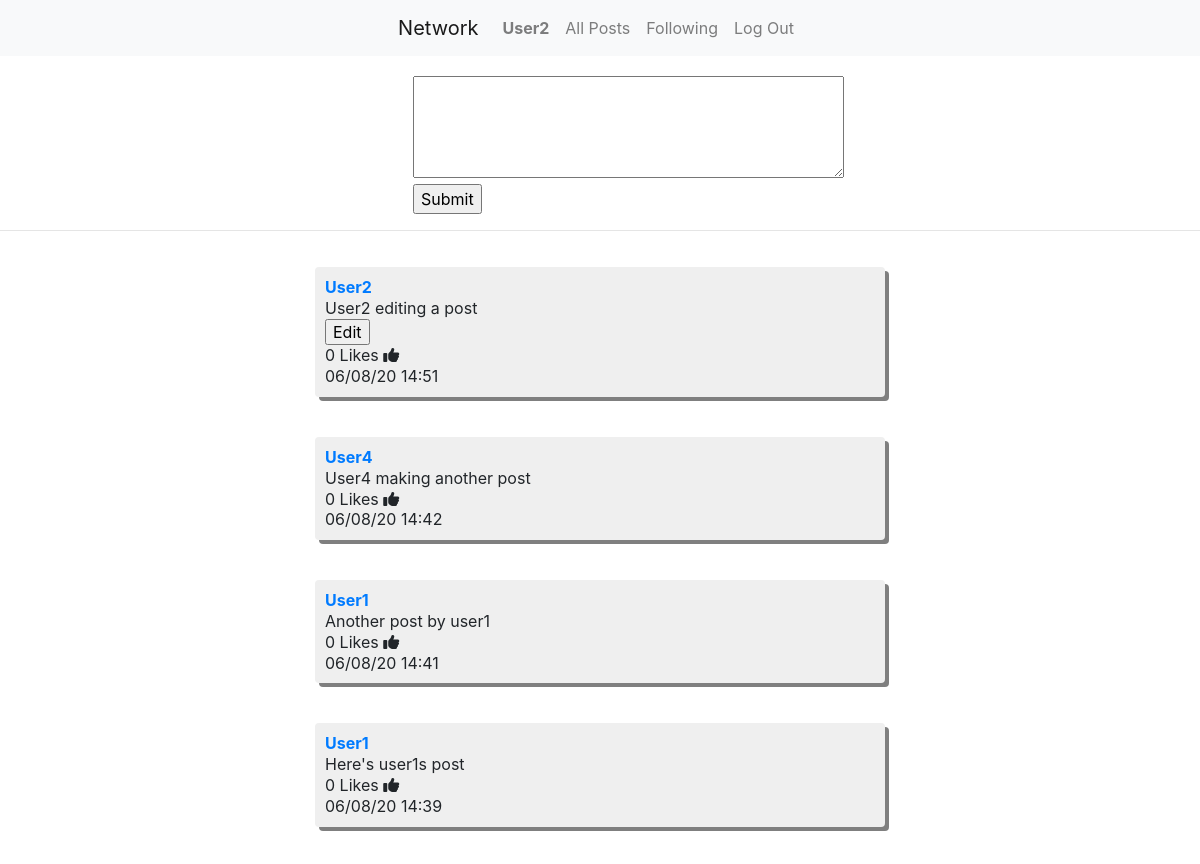
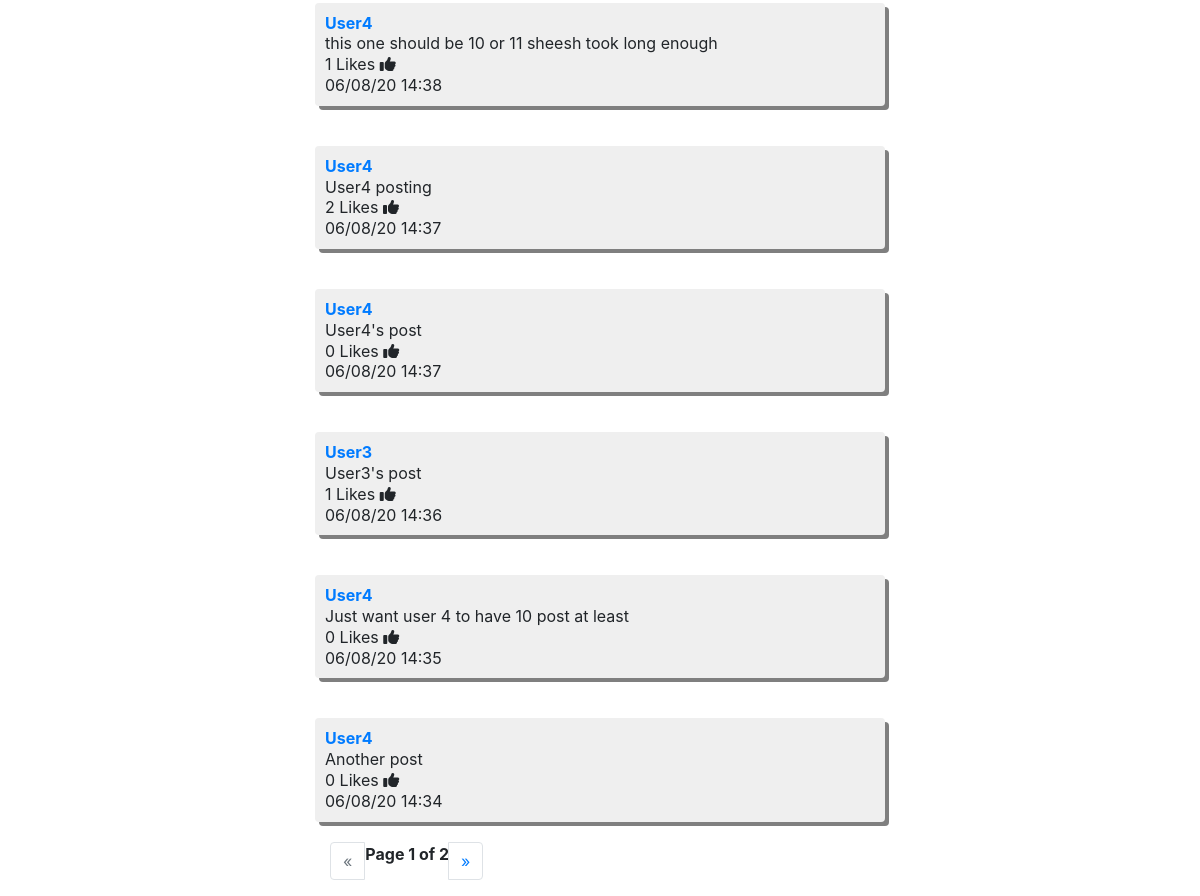
Screenshot of / (signed in) with the database file from the repository (2 pictures, top to bottom).
### network/models.py (models this page shows, shortened)
class User(AbstractUser):
    pass

class Post(models.Model):
    user = models.ForeignKey(User, on_delete=models.CASCADE, related_name="auth")
    post = models.CharField(max_length = 140)
    likes = models.IntegerField(default=0, blank=True, null=True)
    time = models.CharField(max_length = 40, null=True)
    class Meta:
        ordering = ['-time']

### network/views.py (the view, shortened to what this page needs)
# urls.py: path("", views.index, name="index"),
def index(request):
    msg = "please log in"
    posts = Post.objects.all()
    paginator = Paginator(posts, 10)
    page = request.GET.get('page')
    posts = paginator.get_page(page)
    return render(request, "network/index.html", {
    "posts": posts,
    "msg": msg
    })

### network/templates/network/index.html (shortened to what this page needs)
{% extends "network/layout.html" %}
{% block body %}
{% if user.is_authenticated %}
<div class="container">
  <div class="row justify-content-center">
    <div class="new_post" style="margin-left: 5%;">
      <form class="" action="" method="post">
        <textarea name="post" rows="4" cols="40" required></textarea>
        <br>
        <input type="submit" name="" value="Submit">
      </form>
    </div>
  </div>
</div>
  <hr>
  <div class="container">
    <div class="row justify-content-center"
      <div class="col-md-6">
    {% for post in posts %}
    <div class="post">
      <a href="{% url 'profile' username=post.user %}"><strong>{{ post.user }}</strong></a>
      <br>
      <div class="post-text"name=post>
        {{ post.post }}
        <br>
        {% if request.user == post.user %}
        <form class="edit-form" action="" method="post">
          <input type="button" class="edit" name="edit" value="Edit"id="{{ post.id }}">
        </form>
        {% endif %}
      </div>
      <div class="like">
        {{ post.likes }} Likes
        <a class="likes fas fa-thumbs-up"id="{{ post.id }}"></a>
      </div>
      {{ post.time }}
      </div>
    {% endfor %}
    </div>
  </div>
</div>
{% else %}
{{ msg }}
{% endif %}
{% endblock %}

### network/templates/network/layout.html (shortened to what this page needs)
{% load static %}
<!DOCTYPE html>
<html lang="en">
    <head>
        <link rel="stylesheet" href="https://stackpath.bootstrapcdn.com/bootstrap/4.4.1/css/bootstrap.min.css">
        <link href="{% static 'network/styles.css' %}" rel="stylesheet">
    </head>
    <body>
        <nav class="navbar navbar-expand-lg navbar-light bg-light justify-content-center">
            <a class="navbar-brand" href="#">Network</a>
            <div>
              <ul class="navbar-nav mr-auto">
                {% if user.is_authenticated %}
                    <li class="nav-item">
                        <a class="nav-link" href="{{ user.username }}"><strong>{{ user.username }}</strong></a>
                    </li>
                {% endif %}
                <li class="nav-item">
                  <a class="nav-link" href="{% url 'index' %}">All Posts</a>
                </li>
                {% if user.is_authenticated %}
                    <li class="nav-item">
                        <a class="nav-link" href="{% url 'following' %}">Following</a>
                    </li>
                    <li class="nav-item">
                        <a class="nav-link" href="{% url 'logout' %}">Log Out</a>
                    </li>
                {% endif %}
              </ul>
            </div>
          </nav>
        <div class="body">
            {% block body %}
            {% endblock %}
            {% if user.is_authenticated %}
            {% if posts %}
            <div class="container">
              <div class="row justify-content-center">
                <div class="col-md-6">
                  <nav aria-label="Page navigation">
                    <ul class="pagination">
                      {% if posts.has_previous %}
                      <li class="page-item">
                      <a class="page-link " href="?page={{ posts.previous_page_number }}" aria-label="Previous">
                      {% else %}
                      <li class="page-item disabled">
                      <a class="page-link " href="" aria-label="Previous">
                      {% endif %}
                        <span aria-hidden="true">&laquo;</span>
                      </a>
                    </li>
                    <strong>Page {{ posts.number }} of {{ posts.paginator.num_pages }}</strong>
                    {% if posts.has_next %}
                    <li class="page-item">
                      <a class="page-link" href="?page={{ posts.next_page_number }}" aria-label="Next">
                    {% else %}
                    <li class="page-item disabled">
                      <a class="page-link" href="" aria-label="Next">
                    {% endif %}
                        <span aria-hidden="true">&raquo;</span>
                      </a>
                    </li>
                  </ul>
                </nav>
                </div>
              </div>
            </div>
        {% endif %}
        {% endif %}
    </body>
</html>

### network/static/network/styles.css (style rules this page uses)
.post { background: #efefef; border-radius: 4px; line-height: 1.3; margin: 20px; width: 50%; padding: 10px; box-shadow: 4px 4px 0 rgba(0, 0, 0, 0.5); }
.likes { cursor: pointer; }
.new_post { margin-top: 20px; }

### rows the page displays
User: username "User2"
Post: user "User2", post "User2 editing a post", likes "0", time "06/08/20 14:51"
Post: user "User4", post "User4 making another post", likes "0", time "06/08/20 14:42"
Post: user "User1", post "Another post by user1", likes "0", time "06/08/20 14:41"
Post: user "User1", post "Here's user1s post", likes "0", time "06/08/20 14:39"
Post: user "User4", post "this one should be 10 or 11 sheesh took long enough", likes "1", time "06/08/20 14:38"
Post: user "User4", post "User4 posting", likes "2", time "06/08/20 14:37"
Post: user "User4", post "User4's post", likes "0", time "06/08/20 14:37"
Post: user "User3", post "User3's post", likes "1", time "06/08/20 14:36"
Post: user "User4", post "Just want user 4 to have 10 post at least", likes "0", time "06/08/20 14:35"
Post: user "User4", post "Another post", likes "0", time "06/08/20 14:34"

### other values shown
{{ posts.number }} "1"
{{ posts.paginator.num_pages }} "2"
